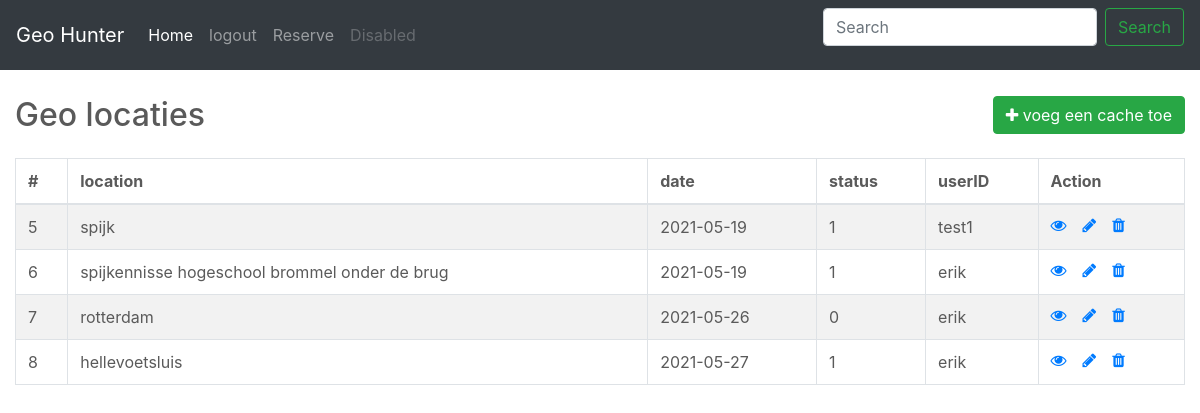
Screenshot of /home.php (signed in) with the database file from the repository.
### tables this page shows
CREATE TABLE `reservation` (
  `reservationID` int(4) NOT NULL,
  `location` varchar(100) NOT NULL,
  `date` date NOT NULL,
  `status` int(11) NOT NULL DEFAULT '0',
  `userID` int(11) NOT NULL
);

CREATE TABLE `users` (
  `userID` int(11) NOT NULL,
  `username` varchar(50) NOT NULL,
  `password` varchar(255) NOT NULL,
  `created_at` datetime DEFAULT CURRENT_TIMESTAMP,
  `admin` int(1) NOT NULL DEFAULT '0'
);

### includes/php/schemaAdmin.php (the view, shortened to what this page needs)
<div class="wrapper">
        <div class="container-fluid">
            <div class="row">
                <div class="col-md-12">
                    <div class="mt-5 mb-3 clearfix">
                        <h2 class="pull-left">Geo locaties</h2>
                        <a href="includes\php\crudLocatie\createDate.php" class="btn btn-success pull-right"><i class="fa fa-plus"></i> voeg een cache toe</a>
                    </div>
                    <?php
                    require_once "db_config.php";
                    $sql = "SELECT * FROM reservation INNER JOIN users ON reservation.userID = users.userID";
                    if($result = $mysqli->query($sql)){
                        if($result->num_rows > 0){
                            echo '<table class="table table-bordered table-striped">';
                                echo "<thead>";
                                    echo "<tr>";
                                        echo "<th>#</th>";
                                        echo "<th>location</th>";
                                        echo "<th>date</th>";
                                        echo "<th>status</th>";
                                        echo "<th>userID</th>";
                                        echo "<th>Action</th>";
                                    echo "</tr>";
                                echo "</thead>";
                                echo "<tbody>";
                                while($row = $result->fetch_array()){
                                    echo "<tr>";
                                        echo "<td>" . $row['reservationID'] . "</td>";
                                        echo "<td>" . $row['location'] . "</td>";
                                        echo "<td>" . $row['date'] . "</td>";
                                        echo "<td>" . $row['status'] . "</td>";
                                        echo "<td>" . $row['username'] . "</td>";
                                        echo "<td>";
                                            echo '<a href="includes\php\crudLocatie\readDate.php?reservationID='. $row['reservationID'] .'" class="mr-3" title="View Record" data-toggle="tooltip"><span class="fa fa-eye"></span></a>';
                                            echo '<a href="includes\php\crudLocatie\updateDateAdmin.php?reservationID='. $row['reservationID'] .'" class="mr-3" title="Update Record" data-toggle="tooltip"><span class="fa fa-pencil"></span></a>';
                                            echo '<a href="includes\php\crudLocatie\deleteDate.php?reservationID='. $row['reservationID'] .'" title="Delete Record" data-toggle="tooltip"><span class="fa fa-trash"></span></a>';
                                        echo "</td>";
                                    echo "</tr>";
                                }
                                echo "</tbody>";
                            echo "</table>";
                        } else{
                            echo '<div class="alert alert-danger"><em>No records were found.</em></div>';
                        }
                    } else{
                        echo "Oops! Something went wrong. Please try again later.";
                    }
                    ?>
                </div>
            </div>
        </div>
    </div>

### home.php (shortened to what this page needs)
		<script src="includes\main.js"></script><!doctype html>
<html lang="en">
  <head>
		<link href="https://cdnjs.cloudflare.com/ajax/libs/normalize/8.0.0/normalize.min.css" type="text/css" rel="stylesheet" />
		<link href="https://cdnjs.cloudflare.com/ajax/libs/font-awesome/4.7.0/css/font-awesome.min.css" type="text/css" rel="stylesheet" />
<link rel="stylesheet" href="https://stackpath.bootstrapcdn.com/bootstrap/4.1.3/css/bootstrap.min.css">
    <link href="carousel.css" rel="stylesheet">
  </head>
  <body>
<?php  include 'includes\style\header.php'; ?>
<main role="main">
<?php
if ($_SESSION['admin'] == 1) {
include 'includes\php\schemaAdmin.php';
} elseif($_SESSION['admin'] == 0) {
include 'includes\php\schema.php';
}else{
  header("location: index.php");
  exit();
}
?>
</main>
</html>

### includes/style/header.php (shortened to what this page needs)
<header>
  <nav class="navbar navbar-expand-md navbar-dark fixed-top bg-dark">
    <a class="navbar-brand" href="#">Geo Hunter</a>
    <div class="collapse navbar-collapse" id="navbarCollapse">
      <ul class="navbar-nav mr-auto">
        <li class="nav-item active">
          <a class="nav-link" href="index.php">Home <span class="sr-only">(current)</span></a>
        </li>
        <?php
if(!isset($_SESSION["loggedin"]) || $_SESSION["loggedin"] !== true){
  ?>
    <li class="nav-item">
          <a class="nav-link" href="loginform.php">login</a>
        </li>
        <li class="nav-item">
        <li class="nav-item">
          <a class="nav-link" href="includes\php\register.php">register</a>
        </li>
  <?php
}else{
  ?>
       <li class="nav-item">
          <a class="nav-link" href="includes\php\logout.php">logout</a>
        </li>
        <li class="nav-item">
          <a class="nav-link" href="home.php">Reserve</a>
        </li>
  <?php
}
?>
        <li class="nav-item">
          <a class="nav-link disabled" href="#" tabindex="-1" aria-disabled="true">Disabled</a>
        </li>
      </ul>
      <form class="form-inline mt-2 mt-md-0">
        <input class="form-control mr-sm-2" type="text" placeholder="Search" aria-label="Search">
        <button class="btn btn-outline-success my-2 my-sm-0" type="submit">Search</button>
      </form>
    </div>
  </nav>
</header>

### carousel.css (style rules this page uses)
body { padding-top: 3rem; padding-bottom: 3rem; color: #5a5a5a; }

### rows the page displays
reservation: reservationID "5", location "spijk", date "2021-05-19", status "1", userID.username "test1"
reservation: reservationID "6", location "spijkennisse hogeschool brommel onder de brug", date "2021-05-19", status "1", userID.username "erik"
reservation: reservationID "7", location "rotterdam", date "2021-05-26", status "0", userID.username "erik"
reservation: reservationID "8", location "hellevoetsluis", date "2021-05-27", status "1", userID.username "erik"
